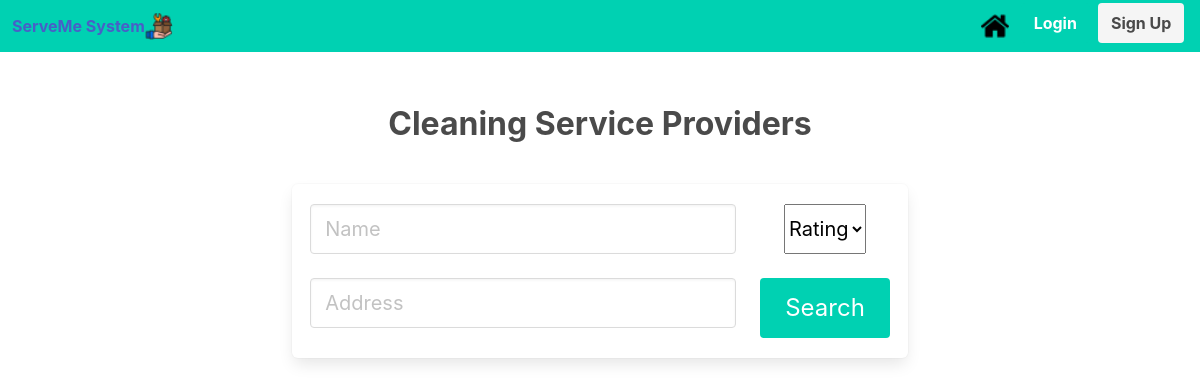
Page /services?service=Cleaning on the earlier database version.
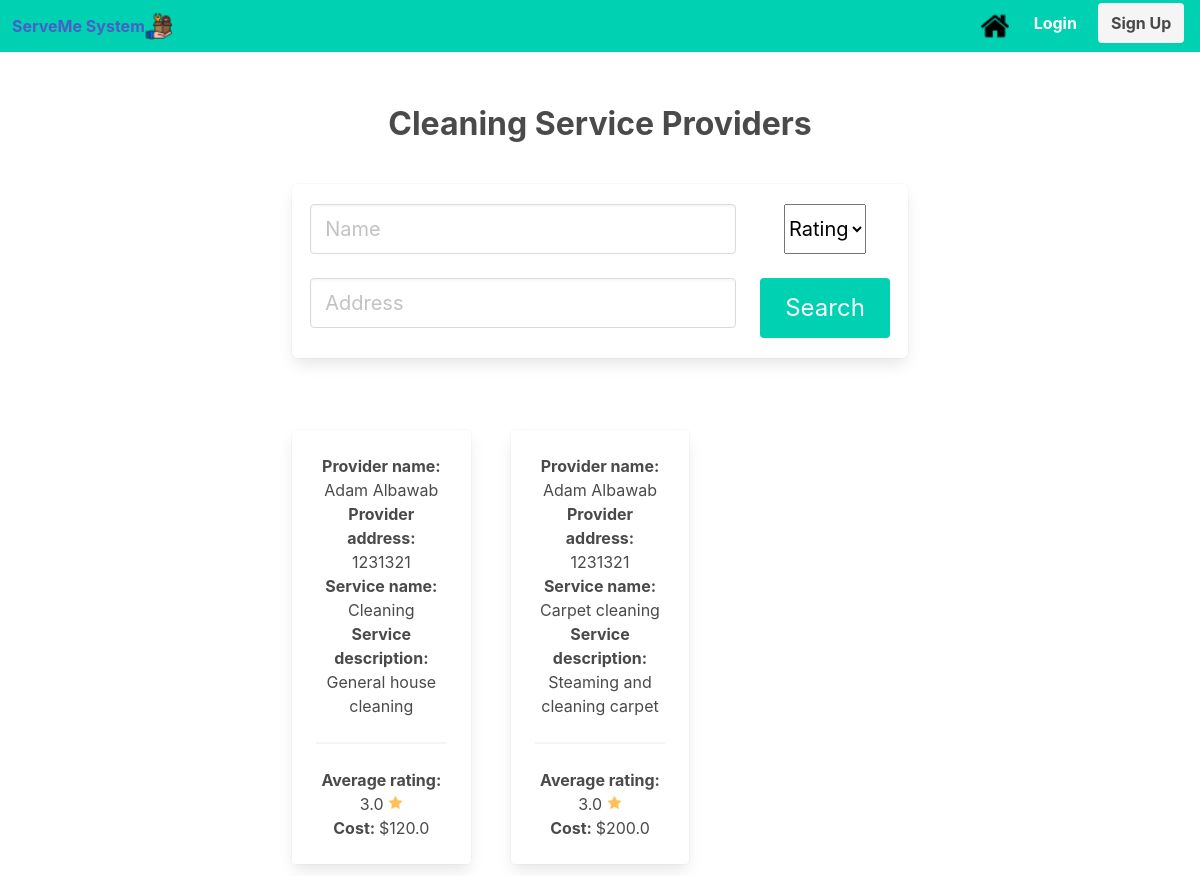
Same page on the later database version.
### serveme/models.py (models this page shows, shortened)
class Provider (db.Model):
    provider_id     = db.Column(db.Integer, primary_key=True)
    userID          = db.Column(db.Integer, db.ForeignKey('user.userID'), nullable=False)
    provider_name   = db.Column(db.String(50), nullable=False)
    rating_avg      = db.Column(db.Float)
    phone_number    = db.Column(db.String(10), nullable=False)
    address         = db.Column(db.String(25), nullable=False)
    email           = db.Column(db.String(20), nullable=False)
    ssn             = db.Column(db.String(9), nullable=False)
    services        = db.relationship('Service', backref='service_provider', lazy=True)

class Service (db.Model):
    provider_id     = db.Column(db.Integer, db.ForeignKey('provider.provider_id'), nullable=False)
    service_id      = db.Column(db.Integer, nullable=False, primary_key=True)
    rating_avg      = db.Column(db.Float(precision=2), nullable=False)
    service_name    = db.Column(db.String(20), nullable=False)
    cost            = db.Column(db.Float(precision=2), nullable=False)
    description     = db.Column(db.String(255), nullable=False)
    category        = db.Column(db.String(20), nullable=False)
    def __repr__(self):
        return f'{self.provider_id}-{self.service_id}-{self.rating_avg}-{self.service_name} - {self.cost} - {self.description} - {self.category} '

### serveme/serviceController.py (the view, shortened to what this page needs)
@serviceController.route('/services')
def services():
    result = "no data found"
    service= request.args.get('service');
    name = request.args.get('name')
    address = request.args.get('address')
    stars = request.args.get('stars')
    providers = None
    result = None
    providers = Provider.query.all()
    if name and not address and not stars:
        providers = Provider.query.filter(Provider.provider_name.like("%"+name+"%")).all()
    elif address and not name and not stars:
        providers = Provider.query.filter(Provider.address.like("%"+address+"%")).all()
    elif stars and not name and not address:
        providers = Provider.query.filter(Provider.rating_avg >= stars).all()
    elif name and address and not stars:
        providers1 = Provider.query.filter(Provider.provider_name.like("%"+name+"%")).all()
        providers2 = Provider.query.filter(Provider.address.like("%"+address+"%")).all()
        providers = [provider for provider in providers1 if provider in providers2]
    elif name and stars and not address:
        providers1 = Provider.query.filter(Provider.provider_name.like("%"+name+"%")).all()
        providers2 = Provider.query.filter(Provider.rating_avg >= stars).all()
        providers = [provider for provider in providers1 if provider in providers2]
    elif stars and address and not name:
        providers1 = Provider.query.filter(Provider.address.like("%"+address+"%")).all()
        providers2 = Provider.query.filter(Provider.rating_avg >= stars).all()
        providers = [provider for provider in providers1 if provider in providers2]
    if service=='Appliances':
        result = Service.query.filter_by(category="Appliances").all()
    elif service=='Electrical':
        result = Service.query.filter_by(category="Electrical").all()
    elif service=='Plumbing':
        result = Service.query.filter_by(category="Plumbing").all()
    elif service=='Cleaning':
        result = Service.query.filter_by(category="Cleaning").all()
    elif service=='Tutoring':
        result = Service.query.filter_by(category="Tutoring").all()
    elif service=='Moving':
        result = Service.query.filter_by(category="Moving").all()
    elif service=='Computer':
        result = Service.query.filter_by(category="Computer").all()
    elif service=='Painting':
        result = Service.query.filter_by(category="Painting").all()
    elif service=='Pest Control':
        result = Service.query.filter_by(category="Pest Control").all()
    return render_template('services.html', result=result, providers = providers, service = service)

### serveme/templates/services.html (shortened to what this page needs)
{% extends "base.html" %}
{% block content %}
<br>
<br>
<div class="is-size-3">
<b> {{service}} Service Providers</b>
</div>
<div class="column is-8 is-offset-2">
	<div class="box">
	    <form method="POST", action="{{url_for('searchController.searching_post', service = service)}}">
            <div class="field">
                <div class="columns is-centered">
		<div class="column is-three-quarters">
                    <input class="input is-medium" type="text" id="fname" name="name" size="20" placeholder="Name">
                    <br>
		    <br>
		    <input class="input is-medium" type="text" id="fname" name="address" size="20" placeholder="Address">
                </div>
		<div class="column">
		<select class ="select is-medium is-info" name = "stars" id="stars">
                        <option value="" disabled selected>Rating</option>
                    </select>
                    <br>
                    <br>
                    <button class="button is-large is-primary">Search</button>
            </div>
        </form>
	</div>
</div>
</div>
<br>
<br>
    <div class="columns  is-multiline is-variable is-5">
{% for service in result %}
 {% for provider in providers %}
  {%if provider.provider_id == service.provider_id%}
  <div class="column is-3-tablet is-4-desktop">
    <a href="{{ url_for('providerController.providers', provider_id=service.provider_id ,service_id=service.service_id) }}">
        <div class="card">
            <div class="card-content">
                <b>Provider name: </b>
                {{provider.provider_name}}
                <br>
                <b>Provider address: </b>
                {{provider.address}}
                <br>
                <b>Service name: </b>
                {{service.service_name}}
                <br>
                <b>Service description: </b>
                <br>
                {{service.description}}
            <hr>
            <b>Average rating: </b>{{provider.rating_avg}}
            <img src="{{url_for('static', filename='star.png')}}" alt="placeholder" >
           <br>
            <b>Cost: </b>${{service.cost}}
            </div>
        </div>
    </a>
    </div>
    {%endif%}
    {% endfor %}
{% endfor %}
{% endblock %}

### serveme/templates/base.html (shortened to what this page needs)
<!DOCTYPE html>
<html>
<head>
    <link rel="stylesheet" href="https://cdnjs.cloudflare.com/ajax/libs/bulma/0.7.2/css/bulma.min.css" />
    <link rel="stylesheet" href="{{ url_for('static', filename='styles.css') }}">
</head>
<body>
    <section class=" is-fullheight">
            <nav class="navbar has-background-primary" >
                <div class="navbar-brand">
                    <a class="navbar-item" href="{{ url_for('main.index') }}">
                      <h1><strong>ServeMe System</strong></h1>
                      <img src="{{url_for('static', filename='icon.png')}}" width="28" height="28">
                    </a>
                  </div>
                <div class="container">
                    <div id="navbarMenuHeroA" class="navbar-menu">
                        <div class="navbar-end">
                            <a href="{{ url_for('main.index') }}" class="navbar-item">
                                <img src="{{url_for('static', filename='home.png')}}" width="28" height="28">
                            </a>
			    {% if not current_user.is_authenticated %}
                            <div class="buttons" style="margin-bottom: 1px;">
                                <a href="{{ url_for('loginController.login') }}" class="navbar-item button is-primary">
                                    <strong>Login</strong>
                                <a href="{{ url_for('registrationController.signup') }}" class="navbar-item button is-light">
                                    <strong>Sign Up</strong>
                                </a>
                            </div>
			    {% endif %}
                        </div>
                    </div>
            </nav>
            <div class="container has-text-centered " >
               {% block content %}
               {% endblock %}
            </div>
    </section>
</body>
</html>

### serveme/static/styles.css (style rules this page uses)
.buttons { display: flex; flex-direction: horizontal; justify-content: center; margin:auto; }

Differences in the rows shown:
added Service: service_name "Cleaning", description "General house cleaning", cost "120.0"
added Provider: provider_name "Adam Albawab", address "1231321", rating_avg "3.0", shows a picture
added Service: service_name "Carpet cleaning", description "Steaming and cleaning carpet", cost "200.0"
